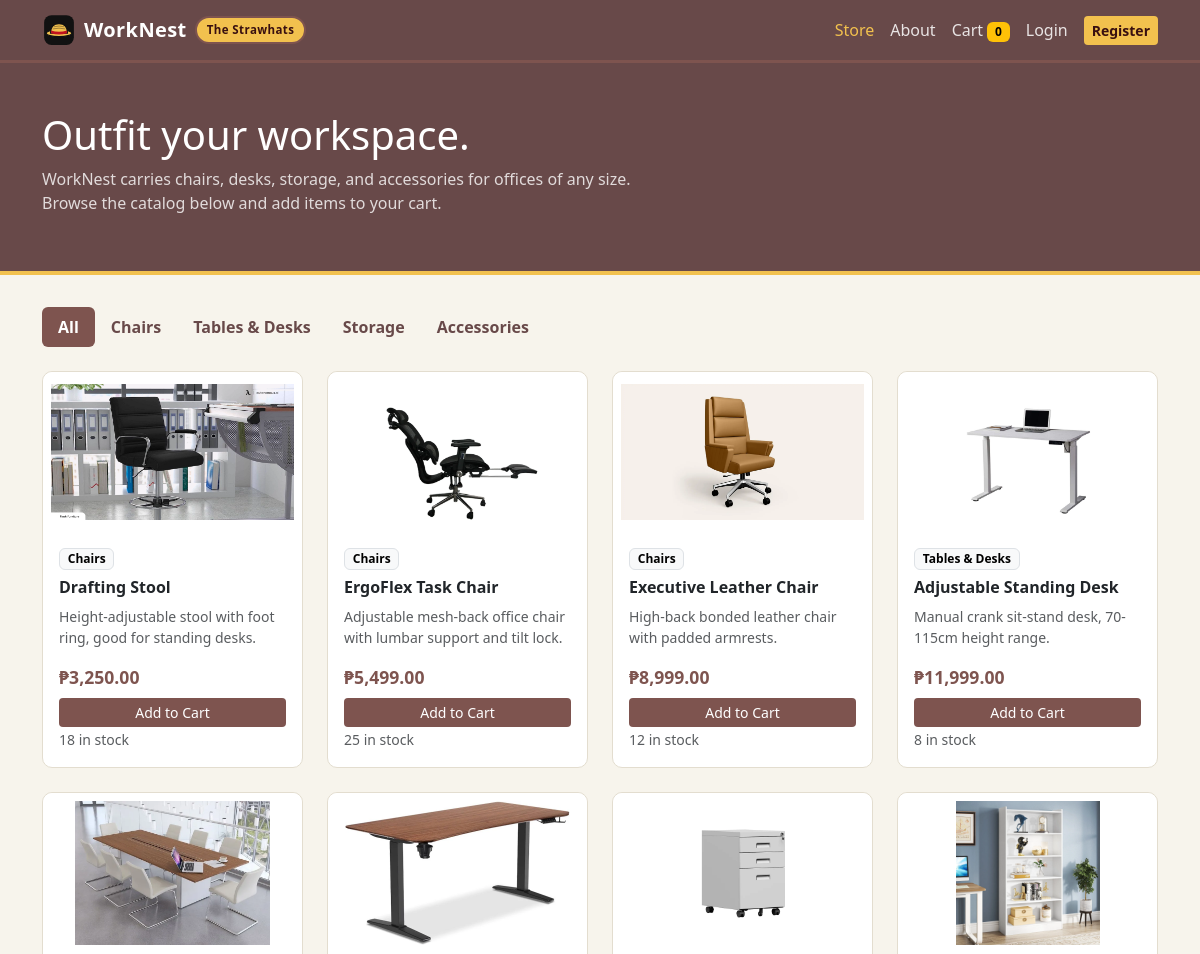
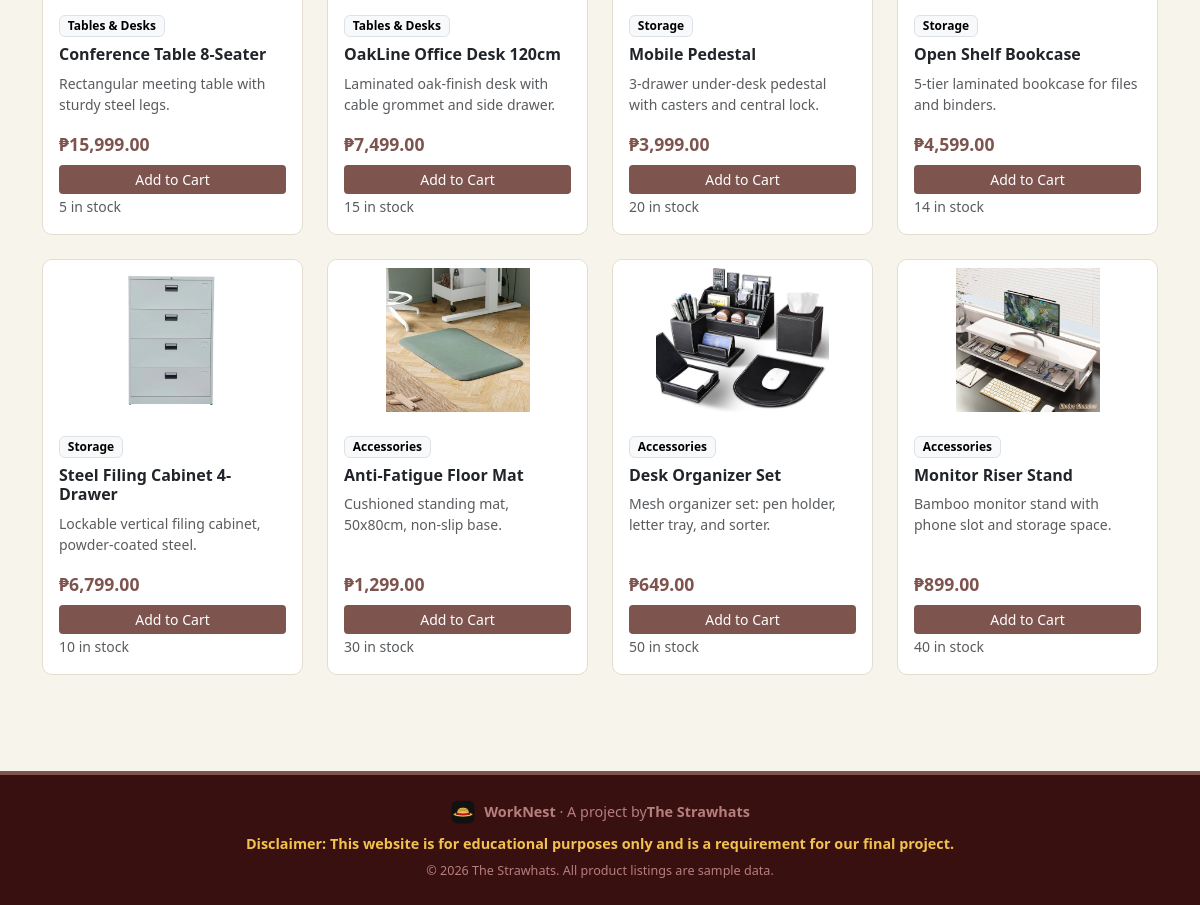
Before: / with the older database file (2 pictures, top to bottom).
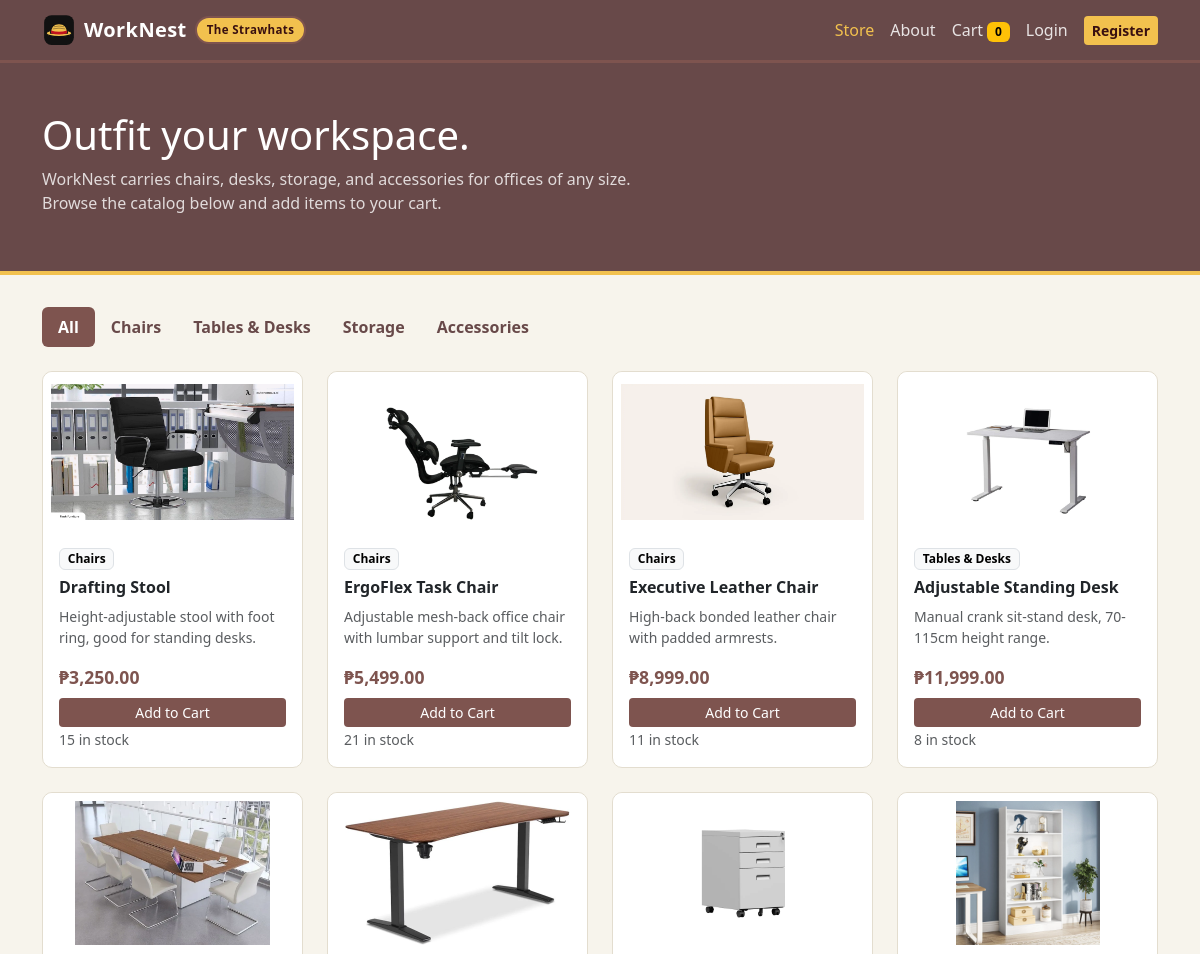
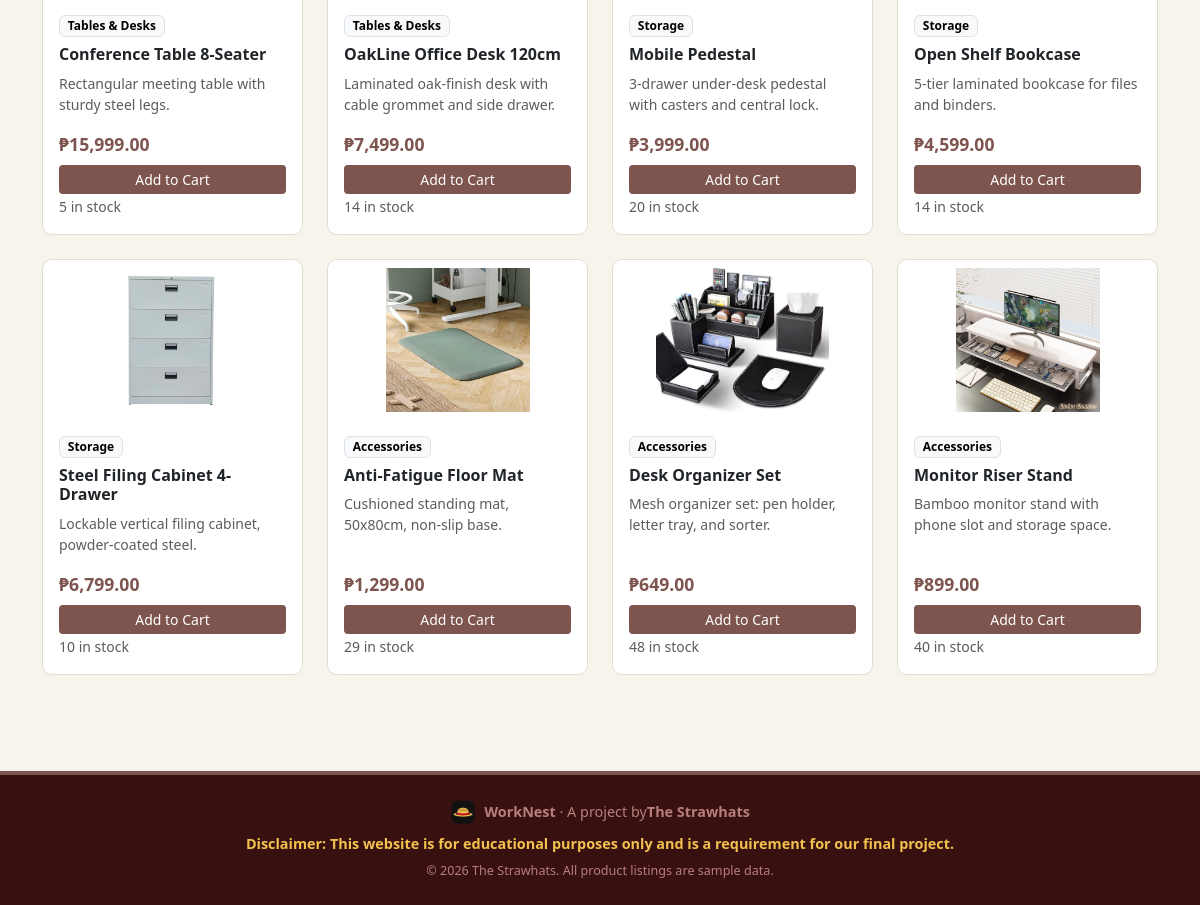
After: the same page with the newer database file (2 pictures, top to bottom).
### tables this page shows
CREATE TABLE `categories` (
  `id` int(11) NOT NULL,
  `name` varchar(50) NOT NULL
);

CREATE TABLE `products` (
  `id` int(11) NOT NULL,
  `category_id` int(11) NOT NULL,
  `name` varchar(100) NOT NULL,
  `description` text DEFAULT NULL,
  `price` decimal(10,2) NOT NULL,
  `stock` int(11) NOT NULL DEFAULT 0,
  `created_at` timestamp NOT NULL DEFAULT current_timestamp()
);

### includes/functions.php (called while the page is built, shortened)
<?php
function is_logged_in()
{
    return isset($_SESSION['user_id']);
}
function cart_count()
{
    if (empty($_SESSION['cart'])) {
        return 0;
    }
    $count = 0;
    return $count;
}
function peso($amount)
{
    return '&#8369;' . number_format($amount, 2);
}

### index.php (the view, shortened to what this page needs)
<?php
require_once 'includes/config.php';
require_once 'includes/functions.php';
$cat_id = 0;
$categories = array();
$result = mysqli_query($conn, 'SELECT id, name FROM categories ORDER BY id');
while ($row = mysqli_fetch_assoc($result)) {
    $categories[] = $row;
}
if ($cat_id > 0) {
    $stmt = mysqli_prepare($conn, 'SELECT p.*, c.name AS category_name FROM products p JOIN categories c ON p.category_id = c.id WHERE p.category_id = ? ORDER BY p.name');
    mysqli_stmt_bind_param($stmt, 'i', $cat_id);
    mysqli_stmt_execute($stmt);
    $products = mysqli_stmt_get_result($stmt);
} else {
    $products = mysqli_query($conn, 'SELECT p.*, c.name AS category_name FROM products p JOIN categories c ON p.category_id = c.id ORDER BY c.id, p.name');
}
require_once 'includes/header.php';
?>
<section class="wn-hero">
    <div class="container">
        <h1>Outfit your workspace.</h1>
        <p>WorkNest carries chairs, desks, storage, and accessories for offices of any size. Browse the catalog below and add items to your cart.</p>
    </div>
</section>
<div class="container">
    <ul class="nav nav-pills mb-4">
        <li class="nav-item">
            <a class="nav-link <?php if ($cat_id === 0) echo 'active'; ?>" href="index.php">All</a>
        </li>
        <?php foreach ($categories as $c): ?>
            <li class="nav-item">
                <a class="nav-link <?php if ($cat_id === (int) $c['id']) echo 'active'; ?>"
                   href="index.php?category=<?php echo $c['id']; ?>">
                    <?php echo htmlspecialchars($c['name']); ?>
                </a>
            </li>
        <?php endforeach; ?>
    </ul>
    <div class="row g-4 mb-5">
        <?php while ($p = mysqli_fetch_assoc($products)): ?>
            <div class="col-6 col-md-4 col-lg-3">
                <div class="card wn-card">
                    <?php $img = 'assets/img/products/' . $p['id'] . '.jpg'; ?>
                    <?php if (file_exists($img)): ?>
                        <img src="<?php echo BASE_URL . '/' . $img; ?>" class="wn-thumb-img" alt="<?php echo htmlspecialchars($p['name']); ?>">
                    <?php else: ?>
                        <div class="wn-thumb">&#128188;</div>
                    <?php endif; ?>
                    <div class="card-body d-flex flex-column">
                        <span class="badge text-bg-light border mb-2 align-self-start">
                            <?php echo htmlspecialchars($p['category_name']); ?>
                        </span>
                        <h5 class="card-title"><?php echo htmlspecialchars($p['name']); ?></h5>
                        <p class="card-text small text-muted"><?php echo htmlspecialchars($p['description']); ?></p>
                        <div class="mt-auto">
                            <div class="wn-price mb-2"><?php echo peso($p['price']); ?></div>
                            <?php if ((int) $p['stock'] > 0): ?>
                                <form method="post" action="cart.php">
                                    <button type="submit" class="btn btn-wn w-100 btn-sm">Add to Cart</button>
                                </form>
                                <small class="text-muted"><?php echo $p['stock']; ?> in stock</small>
                            <?php else: ?>
                                <button class="btn btn-secondary w-100 btn-sm" disabled>Out of stock</button>
                            <?php endif; ?>
                        </div>
                    </div>
                </div>
            </div>
        <?php endwhile; ?>
    </div>
</div>
<?php require_once 'includes/footer.php'; ?>

### includes/header.php (shortened to what this page needs)
<?php
$page = basename($_SERVER['PHP_SELF']);
?>
<!DOCTYPE html>
<html lang="en">
<head>
    <link href="https://cdn.jsdelivr.net/npm/bootstrap@5.3.3/dist/css/bootstrap.min.css" rel="stylesheet">
    <link rel="stylesheet" href="<?php echo BASE_URL; ?>/assets/css/style.css">
</head>
<body>
<nav class="navbar navbar-expand-lg navbar-dark wn-navbar">
    <div class="container">
        <a class="navbar-brand d-flex align-items-center" href="<?php echo BASE_URL; ?>/index.php">
            <img src="<?php echo BASE_URL; ?>/assets/img/logo.svg" alt="WorkNest logo">
            WorkNest
            <span class="wn-group-badge ms-2">The Strawhats</span>
        </a>
        <div class="collapse navbar-collapse" id="mainNav">
            <ul class="navbar-nav ms-auto align-items-lg-center">
                <li class="nav-item">
                    <a class="nav-link <?php if ($page === 'index.php') echo 'active'; ?>" href="<?php echo BASE_URL; ?>/index.php">Store</a>
                </li>
                <li class="nav-item">
                    <a class="nav-link <?php if ($page === 'about.php') echo 'active'; ?>" href="<?php echo BASE_URL; ?>/about.php">About</a>
                </li>
                <li class="nav-item">
                    <a class="nav-link <?php if ($page === 'cart.php') echo 'active'; ?>" href="<?php echo BASE_URL; ?>/cart.php">
                        Cart <span class="badge text-bg-warning"><?php echo cart_count(); ?></span>
                    </a>
                </li>
                <?php if (is_logged_in()): ?>
                    <?php if (is_admin()): ?>
                        <li class="nav-item">
                            <a class="nav-link" href="<?php echo BASE_URL; ?>/admin/index.php">Admin Panel</a>
                        </li>
                    <?php endif; ?>
                    <li class="nav-item">
                        <span class="nav-link disabled">Hi, <?php echo htmlspecialchars($_SESSION['full_name']); ?></span>
                    </li>
                    <li class="nav-item">
                        <a class="btn btn-wn-amber btn-sm ms-lg-2" href="<?php echo BASE_URL; ?>/logout.php">Logout</a>
                    </li>
                <?php else: ?>
                    <li class="nav-item">
                        <a class="nav-link <?php if ($page === 'login.php') echo 'active'; ?>" href="<?php echo BASE_URL; ?>/login.php">Login</a>
                    </li>
                    <li class="nav-item">
                        <a class="btn btn-wn-amber btn-sm ms-lg-2" href="<?php echo BASE_URL; ?>/register.php">Register</a>
                    </li>
                <?php endif; ?>
            </ul>
        </div>
    </div>
</nav>
<main>

### includes/footer.php (shortened to what this page needs)
</main>
<footer class="wn-footer">
    <div class="container text-center">
        <div class="d-flex justify-content-center align-items-center mb-2">
            <img src="<?php echo BASE_URL; ?>/assets/img/logo.svg" alt="WorkNest logo" height="26" class="me-2">
            <strong>WorkNest</strong>&nbsp;&middot;&nbsp;A project by <strong>The Strawhats</strong>
        </div>
        <p class="disclaimer mb-1">
            Disclaimer: This website is for educational purposes only and is a requirement for our final project.
        </p>
        <small>&copy; <?php echo date('Y'); ?> The Strawhats. All product listings are sample data.</small>
    </div>
</footer>
</body>
</html>

### assets/css/style.css (style rules this page uses)
:root { --wn-ink: #26303a; --wn-navy: #684949; --wn-navy-dark: #391010; --wn-red: #7e544f; --wn-red-dark: #9e0e19; --wn-amber: #f2c14e; --wn-bg: #f7f4ec; --wn-border: #e3ddcf; }
body { background-color: var(--wn-bg); color: var(--wn-ink); font-family: "Segoe UI", system-ui, -apple-system, Arial, sans-serif; display: flex; flex-direction: column; min-height: 100vh; }
main { flex: 1; }
.wn-navbar { background-color: var(--wn-navy); border-bottom: 3px solid var(--wn-red); }
.wn-navbar .navbar-brand { font-weight: 700; letter-spacing: 0.02em; }
.wn-navbar .navbar-brand img { height: 34px; margin-right: 8px; }
.wn-navbar .nav-link { color: rgba(255, 255, 255, 0.85); }
.wn-navbar .nav-link:hover, .wn-navbar .nav-link.active { color: var(--wn-amber); }
.wn-group-badge { background-color: var(--wn-amber); color: var(--wn-navy-dark); font-size: 0.72rem; font-weight: 700; border-radius: 20px; padding: 3px 10px; vertical-align: middle; border: 2px solid var(--wn-red); }
.wn-hero { background-color: var(--wn-navy); color: #fff; padding: 3rem 0 2.5rem; margin-bottom: 2rem; border-bottom: 4px solid var(--wn-amber); }
.wn-hero p { color: rgba(255, 255, 255, 0.8); max-width: 640px; }
.wn-card { border: 1px solid var(--wn-border); border-radius: 10px; transition: box-shadow 0.15s ease, transform 0.15s ease; height: 100%; }
.wn-card .card-title { font-size: 1rem; font-weight: 600; }
.wn-price { color: var(--wn-red); font-weight: 700; font-size: 1.1rem; }
.btn-wn { background-color: var(--wn-red); color: #fff; border: none; }
.btn-wn-amber { background-color: var(--wn-amber); color: var(--wn-navy-dark); font-weight: 600; border: none; }
.nav-pills .nav-link { color: var(--wn-navy); font-weight: 600; }
.nav-pills .nav-link.active { background-color: var(--wn-red); color: #fff; }
.wn-footer { background-color: var(--wn-navy-dark); color: rgba(225, 163, 163, 0.75); padding: 1.5rem 0; margin-top: 3rem; font-size: 0.9rem; border-top: 4px solid var(--wn-red); }
.wn-footer .disclaimer { color: var(--wn-amber); font-weight: 600; }
.wn-thumb-img { width: 100%; height: 160px; object-fit: contain; border-radius: 10px 10px 0 0; background: #fff; padding: 8px; }

Changed rows visible on the page:
changed products "Drafting Stool": stock "18" → "15"
changed products "ErgoFlex Task Chair": stock "25" → "21"
changed products "Executive Leather Chair": stock "12" → "11"
changed products "OakLine Office Desk 120cm": stock "15" → "14"
changed products "Anti-Fatigue Floor Mat": stock "30" → "29"
changed products "Desk Organizer Set": stock "50" → "48"
